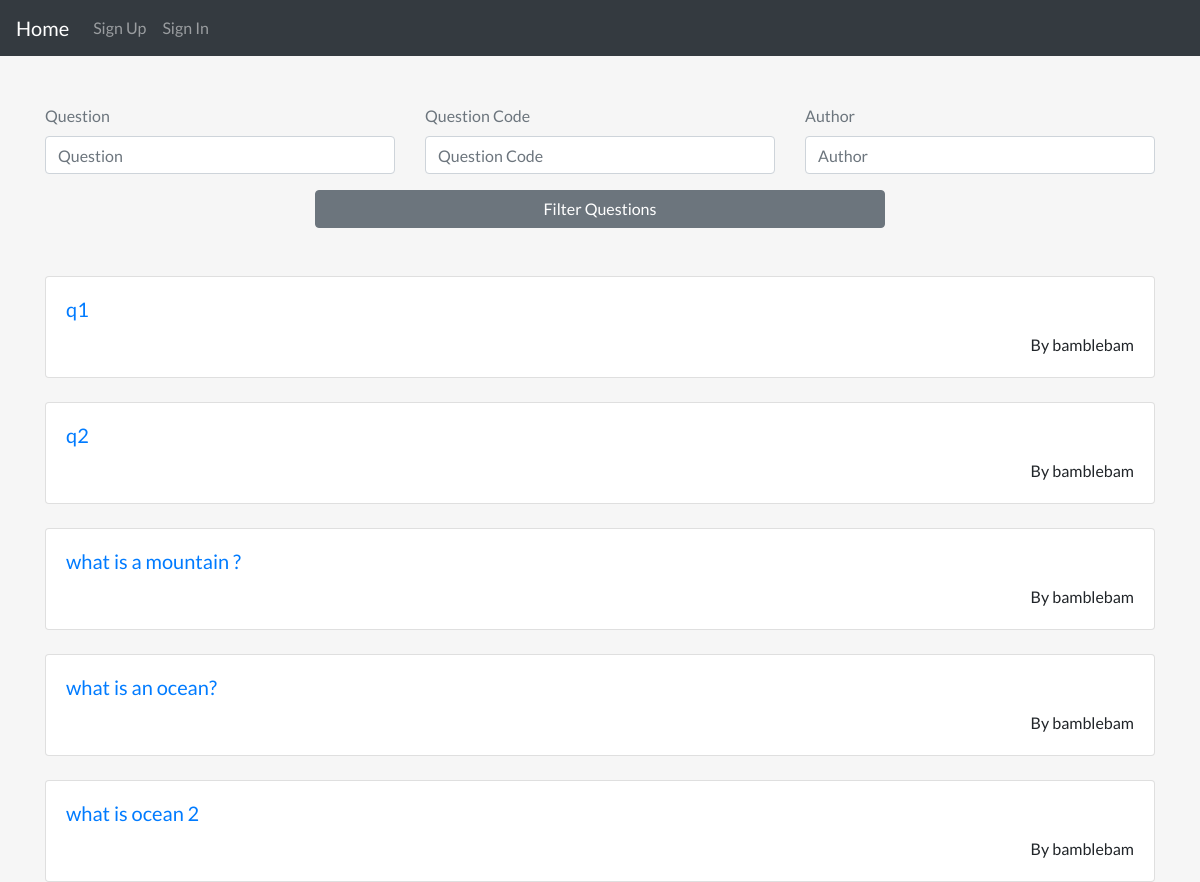
/quiz/, run on an earlier commit of the app's database.
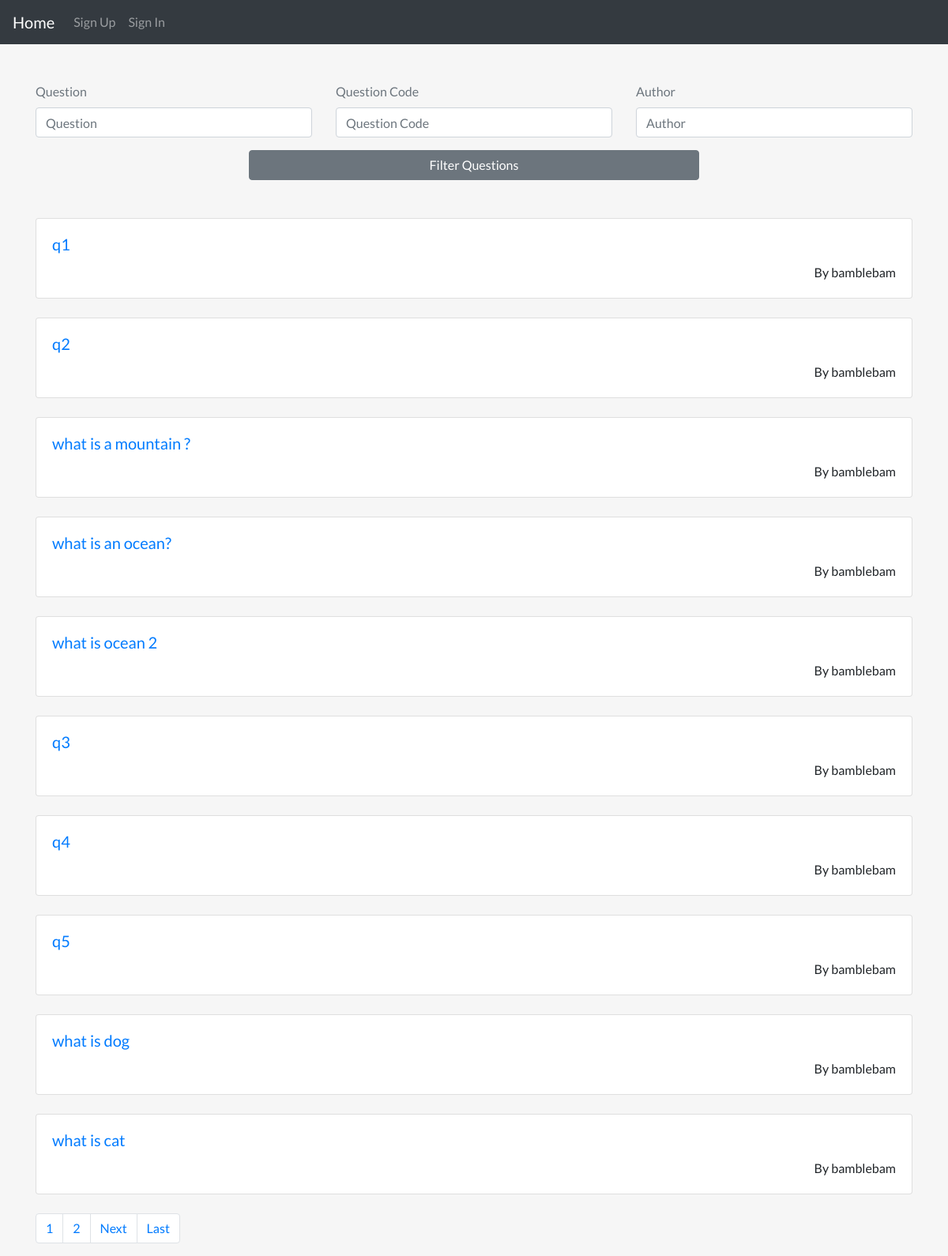
And on a later commit of the database.
### quiz/models.py (models this page shows, shortened)
class Question(models.Model):
    author = models.ForeignKey(User, on_delete=models.CASCADE)
    title = models.CharField(max_length=200)
    model_answer = models.TextField(null=True)
    question_code = models.CharField(max_length=200, default=uuid4().hex[:6])
    slug = models.SlugField(max_length=255, null=True)
    date_added = models.DateTimeField(auto_now_add=True, null=True, blank=True)

### user_auth/models.py (models this page shows, shortened)
class User(AbstractUser):
    first_name = models.CharField(max_length=200, null=True, blank=True)
    last_name = models.CharField(max_length=200, null=True, blank=True)
    username = models.CharField(max_length=200, unique=True)
    email = models.CharField(max_length=200, unique=True)
    slug = models.SlugField()
    is_teacher = models.BooleanField(default=False)

### quiz/views.py (the view)
# urls.py: path("", views.QuestionListView.as_view(), name='quiz-home'),
class QuestionListView(FilterView):
    model = Question
    paginate_by = 10
    template_name = "quiz/question_home.html"
    filterset_class = QuestionFilter
    def get_context_data(self, **kwargs):
        context = super().get_context_data(**kwargs)
        request_copy = self.request.GET.copy()
        params = request_copy.pop('page', True) and request_copy.urlencode()
        context['params'] = params
        return context

### quiz/templates/quiz/question_home.html (shortened to what this page needs)
{% extends 'layouts/normal_page.html' %}
{% load widget_tweaks %}
{% block content %}
<div class="container">
  <form action="" class="row my-5">
    <div class="form-group input-field col-lg-4">
      {{filter.form.title__icontains|add_class:"form-control"|attr:"placeholder:Question"|attr:"placeholder:Question"}}
      <label for="">Question</label>
    </div>
    <div class="form-group input-field col-lg-4">
      {{filter.form.question_code|add_class:"form-control"|attr:"placeholder:Question Code"}}
      <label for="">Question Code</label>
    </div>
    <div class="form-group input-field col-lg-4">
      {{filter.form.author|add_class:"form-control"|attr:"placeholder:Author"}}
      <label for="">Author</label>
    </div>
    <div class="w-100 d-flex justify-content-center">
      <button type="submit" class="btn btn-secondary w-50">Filter Questions</button>
    </div>
  </form>
</div>
<div class="container">
  {% for question in object_list %}
  <div class="card my-4 ques-card">
    <div class="card-body">
      <h5 class="card-title"><a href="{% url 'question' question.slug %}">{{question.title}}</a></h5>
      <p class="card-text text-right">By {{question.author}}</p>
    </div>
  </div>
  {% endfor %}
</div>
<div class="container">
  {% if is_paginated %}
  <div class="row mt-3 mx-auto">
    <nav aria-label="Page navigation example">
      <ul class="pagination justify-content-center">
        {% for num in page_obj.paginator.page_range %}
        {% if page_obj.number == num %}
        <li class="page-item"><a class="page-link" href="?page={{ num }}&{{params}}">{{ num }}</a></li>
        {% elif num > page_obj.number|add:'-3' and num < page_obj.number|add:'3' %} <li class="page-item">
          <a class="page-link" href="?page={{ num }}&{{params}}">{{ num }}</a></li>
          {% endif %}
          {% endfor %}
          {% if page_obj.has_next %}
          <li class="page-item"><a class="page-link" href="?page={{ page_obj.next_page_number }}&{{params}}">Next</a>
          <li class="page-item"><a class="page-link" href="?page={{ page_obj.paginator.num_pages }}&{{params}}">Last</a>
            {% endif %}
      </ul>
    </nav>
  </div>
  {% endif %}
</div>
{% endblock %}

### quiz/templates/layouts/normal_page.html (shortened to what this page needs)
{% load static %}
<!DOCTYPE html>
<html lang="en" dir="ltr">
<head>
    <link rel="stylesheet" href="https://stackpath.bootstrapcdn.com/bootstrap/4.3.1/css/bootstrap.min.css"
>
    <link rel="stylesheet" href="https://cdnjs.cloudflare.com/ajax/libs/font-awesome/5.15.1/css/all.min.css"
 />
    <link rel="stylesheet" href="{% static 'css/normal_styles.css' %}" type="text/css">
</head>
<body>
    {% include 'custom/navbar.html' %}
    {% block content %}
    {% endblock %}
</body>
</html>

### user_auth/templates/custom/navbar.html (shortened to what this page needs)
<nav class="navbar navbar-expand-lg navbar-dark bg-dark">
    <a class="navbar-brand" href="{% url 'home' %}">Home</a>
    <div class="collapse navbar-collapse" id="navbarNav">
        <ul class="navbar-nav">
            {% if request.user.is_authenticated %}
            <li class="nav-item">
                <a class="nav-link" href="{% url 'dashboard' %}">Profile</a>
            </li>
            <li class="nav-item">
                <a class="nav-link" href="{% url 'logout' %}">Sign Out</a>
            </li>
            {% else %}
            <li class="nav-item">
                <a class="nav-link" href="{% url 'account_signup' %}">Sign Up</a>
            </li>
            <li class="nav-item">
                <a class="nav-link" href="{% url 'account_login' %}">Sign In</a>
            </li>
            {% endif %}
        </ul>
    </div>
</nav>

### static/css/normal_styles.css (style rules this page uses)
body, html { height: 100%; -webkit-box-sizing: border-box; box-sizing: border-box; background-color: #f6f6f6; font-family: "Lato", sans-serif; }
.input-field { display: -webkit-box; display: -ms-flexbox; display: flex; -webkit-box-orient: vertical; -webkit-box-direction: reverse; -ms-flex-direction: column-reverse; flex-direction: column-reverse; }
.input-field label { color: #6c757d; }

What changed in the data, as far as the page shows it:
added Question: title "q3", author "bamblebam"
added Question: title "q4", author "bamblebam"
added Question: title "q5", author "bamblebam"
added Question: title "what is dog", author "bamblebam"
added Question: title "what is cat", author "bamblebam"
Also different on the page:
new list line: "1"
new list line: "2"
text now shown: "Next Last"
